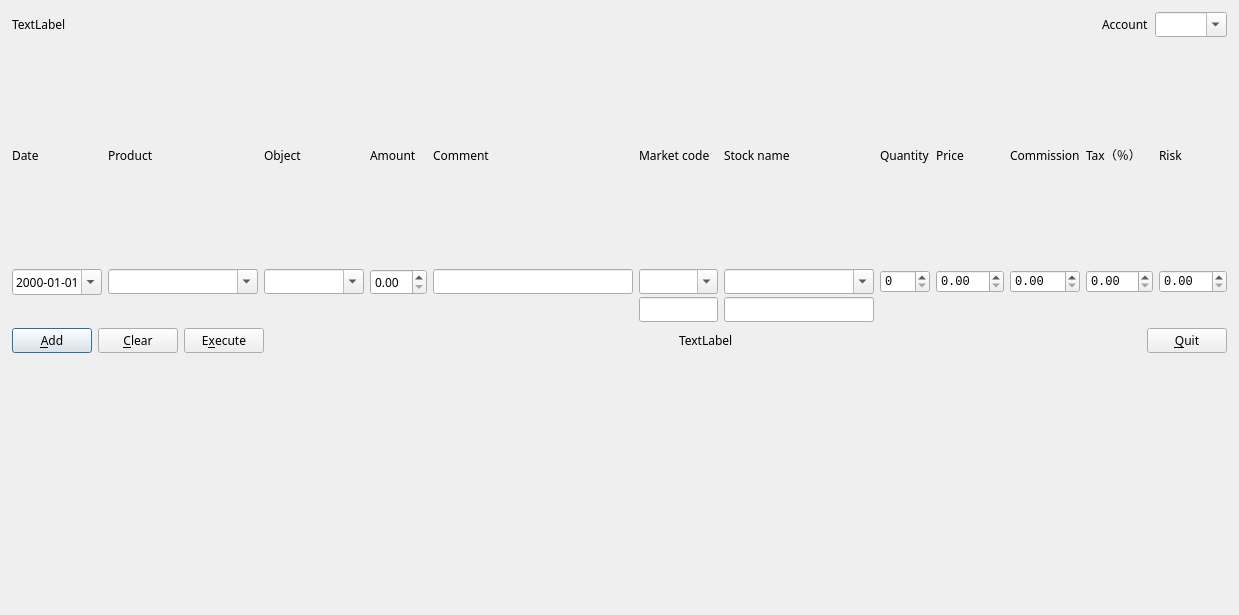
<?xml version="1.0" encoding="UTF-8"?>
<ui version="4.0">
 <class>frm_main</class>
 <widget class="QDialog" name="frm_main">
  <property name="enabled">
   <bool>true</bool>
  </property>
  <property name="geometry">
   <rect>
    <x>0</x>
    <y>0</y>
    <width>1239</width>
    <height>615</height>
   </rect>
  </property>
  <property name="sizePolicy">
   <sizepolicy hsizetype="Expanding" vsizetype="Expanding">
    <horstretch>0</horstretch>
    <verstretch>0</verstretch>
   </sizepolicy>
  </property>
  <property name="minimumSize">
   <size>
    <width>1200</width>
    <height>600</height>
   </size>
  </property>
  <property name="baseSize">
   <size>
    <width>0</width>
    <height>0</height>
   </size>
  </property>
  <property name="font">
   <font>
    <family>Envy Code R</family>
   </font>
  </property>
  <property name="windowTitle">
   <string>LISA</string>
  </property>
  <layout class="QGridLayout" name="gridLayout">
   <item row="0" column="0">
    <layout class="QGridLayout" name="gl_main" rowstretch="0,0,0,0,10,100" columnstretch="0" rowminimumheight="0,0,0,0,0,250" columnminimumwidth="0">
     <property name="sizeConstraint">
      <enum>QLayout::SetDefaultConstraint</enum>
     </property>
     <property name="margin">
      <number>1</number>
     </property>
     <property name="verticalSpacing">
      <number>6</number>
     </property>
     <item row="1" column="0">
      <layout class="QGridLayout" name="gridLayout_8">
       <property name="sizeConstraint">
        <enum>QLayout::SetFixedSize</enum>
       </property>
       <item row="0" column="5">
        <widget class="QComboBox" name="cmb_account">
         <property name="inputMethodHints">
          <set>Qt::ImhLowercaseOnly</set>
         </property>
         <property name="editable">
          <bool>true</bool>
         </property>
        </widget>
       </item>
       <item row="0" column="3">
        <spacer name="horizontalSpacer_3">
         <property name="orientation">
          <enum>Qt::Horizontal</enum>
         </property>
         <property name="sizeHint" stdset="0">
          <size>
           <width>40</width>
           <height>20</height>
          </size>
         </property>
        </spacer>
       </item>
       <item row="0" column="4">
        <widget class="QLabel" name="lbl_account">
         <property name="text">
          <string>Account</string>
         </property>
        </widget>
       </item>
       <item row="0" column="0">
        <widget class="QLabel" name="lbl_infofinance">
         <property name="font">
          <font>
           <family>Envy Code R</family>
          </font>
         </property>
         <property name="text">
          <string>TextLabel</string>
         </property>
        </widget>
       </item>
      </layout>
     </item>
     <item row="4" column="0">
      <layout class="QHBoxLayout" name="horizontalLayout_2">
       <item>
        <widget class="QPushButton" name="btn_add">
         <property name="font">
          <font>
           <family>Envy Code R</family>
          </font>
         </property>
         <property name="text">
          <string>&amp;Add</string>
         </property>
        </widget>
       </item>
       <item>
        <widget class="QPushButton" name="btn_clear">
         <property name="font">
          <font>
           <family>Envy Code R</family>
          </font>
         </property>
         <property name="text">
          <string>&amp;Clear</string>
         </property>
        </widget>
       </item>
       <item>
        <widget class="QPushButton" name="btn_execute">
         <property name="font">
          <font>
           <family>Envy Code R</family>
          </font>
         </property>
         <property name="text">
          <string>E&amp;xecute</string>
         </property>
        </widget>
       </item>
       <item>
        <spacer name="horizontalSpacer">
         <property name="orientation">
          <enum>Qt::Horizontal</enum>
         </property>
         <property name="sizeHint" stdset="0">
          <size>
           <width>40</width>
           <height>20</height>
          </size>
         </property>
        </spacer>
       </item>
       <item>
        <widget class="QLabel" name="lbl_infodetails">
         <property name="font">
          <font>
           <family>Envy Code R</family>
          </font>
         </property>
         <property name="text">
          <string>TextLabel</string>
         </property>
        </widget>
       </item>
       <item>
        <spacer name="horizontalSpacer_8">
         <property name="orientation">
          <enum>Qt::Horizontal</enum>
         </property>
         <property name="sizeHint" stdset="0">
          <size>
           <width>40</width>
           <height>20</height>
          </size>
         </property>
        </spacer>
       </item>
       <item>
        <widget class="QPushButton" name="btn_exit">
         <property name="font">
          <font>
           <family>Envy Code R</family>
          </font>
         </property>
         <property name="text">
          <string>&amp;Quit</string>
         </property>
        </widget>
       </item>
      </layout>
     </item>
     <item row="2" column="0">
      <layout class="QGridLayout" name="gridLayout_4" columnstretch="0,0,0,0,0,0,0,0,0,0,0,0,0,0,0,0">
       <property name="sizeConstraint">
        <enum>QLayout::SetDefaultConstraint</enum>
       </property>
       <property name="verticalSpacing">
        <number>2</number>
       </property>
       <item row="1" column="3">
        <widget class="QComboBox" name="cmb_product">
         <property name="minimumSize">
          <size>
           <width>150</width>
           <height>0</height>
          </size>
         </property>
         <property name="inputMethodHints">
          <set>Qt::ImhLowercaseOnly</set>
         </property>
         <property name="editable">
          <bool>true</bool>
         </property>
        </widget>
       </item>
       <item row="1" column="7">
        <widget class="QDoubleSpinBox" name="spn_amount">
         <property name="minimumSize">
          <size>
           <width>10</width>
           <height>0</height>
          </size>
         </property>
         <property name="locale">
          <locale language="C" country="AnyCountry"/>
         </property>
         <property name="maximum">
          <double>999999.989999999990687</double>
         </property>
         <property name="value">
          <double>0.000000000000000</double>
         </property>
        </widget>
       </item>
       <item row="1" column="5">
        <widget class="QComboBox" name="cmb_object">
         <property name="minimumSize">
          <size>
           <width>100</width>
           <height>0</height>
          </size>
         </property>
         <property name="maximumSize">
          <size>
           <width>16777215</width>
           <height>16777215</height>
          </size>
         </property>
         <property name="inputMethodHints">
          <set>Qt::ImhLowercaseOnly</set>
         </property>
         <property name="editable">
          <bool>true</bool>
         </property>
        </widget>
       </item>
       <item row="0" column="10">
        <widget class="QLabel" name="lbl_stockname">
         <property name="text">
          <string>Stock name</string>
         </property>
        </widget>
       </item>
       <item row="1" column="1">
        <widget class="QDateEdit" name="dt_date">
         <property name="minimumSize">
          <size>
           <width>90</width>
           <height>0</height>
          </size>
         </property>
         <property name="displayFormat">
          <string>yyyy-MM-dd</string>
         </property>
         <property name="calendarPopup">
          <bool>true</bool>
         </property>
        </widget>
       </item>
       <item row="0" column="9">
        <widget class="QLabel" name="lbl_marketcode">
         <property name="text">
          <string>Market code</string>
         </property>
        </widget>
       </item>
       <item row="0" column="3">
        <widget class="QLabel" name="lbl_product">
         <property name="text">
          <string>Product</string>
         </property>
        </widget>
       </item>
       <item row="1" column="12">
        <widget class="QDoubleSpinBox" name="spn_price">
         <property name="minimumSize">
          <size>
           <width>10</width>
           <height>0</height>
          </size>
         </property>
         <property name="font">
          <font>
           <family>Liberation Mono</family>
          </font>
         </property>
         <property name="locale">
          <locale language="C" country="AnyCountry"/>
         </property>
         <property name="maximum">
          <double>999999.989999999990687</double>
         </property>
        </widget>
       </item>
       <item row="0" column="8">
        <widget class="QLabel" name="lbl_comment">
         <property name="font">
          <font>
           <family>Envy Code R</family>
          </font>
         </property>
         <property name="text">
          <string>Comment</string>
         </property>
        </widget>
       </item>
       <item row="0" column="11">
        <widget class="QLabel" name="lbl_quantity">
         <property name="text">
          <string>Quantity</string>
         </property>
        </widget>
       </item>
       <item row="0" column="7">
        <widget class="QLabel" name="lbl_amount">
         <property name="text">
          <string>Amount</string>
         </property>
        </widget>
       </item>
       <item row="0" column="1">
        <widget class="QLabel" name="lbl_date">
         <property name="text">
          <string>Date</string>
         </property>
        </widget>
       </item>
       <item row="0" column="13">
        <widget class="QLabel" name="lbl_commission">
         <property name="text">
          <string>Commission</string>
         </property>
        </widget>
       </item>
       <item row="2" column="10">
        <widget class="QLineEdit" name="txt_stockdescription"/>
       </item>
       <item row="1" column="9">
        <widget class="QComboBox" name="cmb_marketcode">
         <property name="inputMethodHints">
          <set>Qt::ImhLowercaseOnly</set>
         </property>
         <property name="editable">
          <bool>true</bool>
         </property>
        </widget>
       </item>
       <item row="1" column="11">
        <widget class="QSpinBox" name="spn_quantity">
         <property name="minimumSize">
          <size>
           <width>10</width>
           <height>0</height>
          </size>
         </property>
         <property name="font">
          <font>
           <family>Liberation Mono</family>
          </font>
         </property>
         <property name="locale">
          <locale language="C" country="AnyCountry"/>
         </property>
         <property name="maximum">
          <number>999999</number>
         </property>
        </widget>
       </item>
       <item row="2" column="9">
        <widget class="QLineEdit" name="txt_marketdescription"/>
       </item>
       <item row="0" column="12">
        <widget class="QLabel" name="lbl_price">
         <property name="text">
          <string>Price</string>
         </property>
        </widget>
       </item>
       <item row="1" column="8">
        <widget class="QLineEdit" name="txt_comment">
         <property name="enabled">
          <bool>true</bool>
         </property>
         <property name="minimumSize">
          <size>
           <width>200</width>
           <height>0</height>
          </size>
         </property>
        </widget>
       </item>
       <item row="0" column="5">
        <widget class="QLabel" name="lbl_object">
         <property name="text">
          <string>Object</string>
         </property>
        </widget>
       </item>
       <item row="1" column="10">
        <widget class="QComboBox" name="cmb_stockname">
         <property name="minimumSize">
          <size>
           <width>150</width>
           <height>0</height>
          </size>
         </property>
         <property name="inputMethodHints">
          <set>Qt::ImhLowercaseOnly</set>
         </property>
         <property name="editable">
          <bool>true</bool>
         </property>
        </widget>
       </item>
       <item row="1" column="13">
        <widget class="QDoubleSpinBox" name="spn_commission">
         <property name="minimumSize">
          <size>
           <width>10</width>
           <height>0</height>
          </size>
         </property>
         <property name="font">
          <font>
           <family>Liberation Mono</family>
          </font>
         </property>
         <property name="locale">
          <locale language="C" country="AnyCountry"/>
         </property>
         <property name="maximum">
          <double>999999.989999999990687</double>
         </property>
        </widget>
       </item>
       <item row="0" column="14">
        <widget class="QLabel" name="lbl_tax">
         <property name="text">
          <string>Tax（％）</string>
         </property>
        </widget>
       </item>
       <item row="1" column="14">
        <widget class="QDoubleSpinBox" name="spn_tax">
         <property name="minimumSize">
          <size>
           <width>10</width>
           <height>0</height>
          </size>
         </property>
         <property name="font">
          <font>
           <family>Liberation Mono</family>
          </font>
         </property>
         <property name="locale">
          <locale language="C" country="AnyCountry"/>
         </property>
         <property name="maximum">
          <double>999999.989999999990687</double>
         </property>
        </widget>
       </item>
       <item row="1" column="15">
        <widget class="QDoubleSpinBox" name="spn_risk">
         <property name="minimumSize">
          <size>
           <width>10</width>
           <height>0</height>
          </size>
         </property>
         <property name="font">
          <font>
           <family>Liberation Mono</family>
          </font>
         </property>
         <property name="locale">
          <locale language="C" country="AnyCountry"/>
         </property>
         <property name="maximum">
          <double>999999.989999999990687</double>
         </property>
        </widget>
       </item>
       <item row="0" column="15">
        <widget class="QLabel" name="lbl_risk">
         <property name="text">
          <string>Risk</string>
         </property>
        </widget>
       </item>
      </layout>
     </item>
     <item row="5" column="0">
      <layout class="QVBoxLayout" name="vl_table" stretch="">
       <property name="sizeConstraint">
        <enum>QLayout::SetFixedSize</enum>
       </property>
      </layout>
     </item>
    </layout>
   </item>
  </layout>
 </widget>
 <tabstops>
  <tabstop>cmb_account</tabstop>
  <tabstop>dt_date</tabstop>
  <tabstop>cmb_product</tabstop>
  <tabstop>cmb_object</tabstop>
  <tabstop>spn_amount</tabstop>
  <tabstop>txt_comment</tabstop>
  <tabstop>cmb_marketcode</tabstop>
  <tabstop>cmb_stockname</tabstop>
  <tabstop>spn_quantity</tabstop>
  <tabstop>spn_price</tabstop>
  <tabstop>spn_commission</tabstop>
  <tabstop>spn_tax</tabstop>
  <tabstop>spn_risk</tabstop>
  <tabstop>btn_add</tabstop>
  <tabstop>txt_marketdescription</tabstop>
  <tabstop>txt_stockdescription</tabstop>
  <tabstop>btn_clear</tabstop>
  <tabstop>btn_execute</tabstop>
  <tabstop>btn_exit</tabstop>
 </tabstops>
 <resources/>
 <connections/>
</ui>
